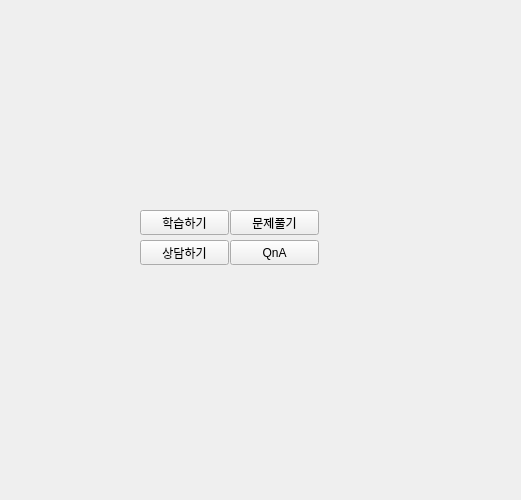
<?xml version="1.0" encoding="UTF-8"?>
<ui version="4.0">
 <class>Dialog</class>
 <widget class="QDialog" name="Dialog">
  <property name="geometry">
   <rect>
    <x>0</x>
    <y>0</y>
    <width>521</width>
    <height>500</height>
   </rect>
  </property>
  <property name="windowTitle">
   <string>Dialog</string>
  </property>
  <widget class="QStackedWidget" name="stackedWidget">
   <property name="geometry">
    <rect>
     <x>0</x>
     <y>0</y>
     <width>521</width>
     <height>500</height>
    </rect>
   </property>
   <property name="currentIndex">
    <number>3</number>
   </property>
   <widget class="QWidget" name="login_main">
    <widget class="QLabel" name="label">
     <property name="geometry">
      <rect>
       <x>110</x>
       <y>30</y>
       <width>300</width>
       <height>50</height>
      </rect>
     </property>
     <property name="font">
      <font>
       <pointsize>20</pointsize>
      </font>
     </property>
     <property name="text">
      <string>Education Application</string>
     </property>
     <property name="alignment">
      <set>Qt::AlignCenter</set>
     </property>
    </widget>
    <widget class="QPushButton" name="gotosignin">
     <property name="geometry">
      <rect>
       <x>160</x>
       <y>140</y>
       <width>200</width>
       <height>100</height>
      </rect>
     </property>
     <property name="text">
      <string>SIGN IN</string>
     </property>
    </widget>
    <widget class="QPushButton" name="gotosignup">
     <property name="geometry">
      <rect>
       <x>160</x>
       <y>270</y>
       <width>200</width>
       <height>100</height>
      </rect>
     </property>
     <property name="text">
      <string>SIGN UP</string>
     </property>
    </widget>
   </widget>
   <widget class="QWidget" name="signin">
    <widget class="QLabel" name="label_2">
     <property name="geometry">
      <rect>
       <x>220</x>
       <y>30</y>
       <width>111</width>
       <height>21</height>
      </rect>
     </property>
     <property name="text">
      <string>student login</string>
     </property>
     <property name="alignment">
      <set>Qt::AlignCenter</set>
     </property>
    </widget>
    <widget class="QLineEdit" name="inputpw">
     <property name="geometry">
      <rect>
       <x>200</x>
       <y>270</y>
       <width>113</width>
       <height>25</height>
      </rect>
     </property>
     <property name="placeholderText">
      <string>Password</string>
     </property>
    </widget>
    <widget class="QLineEdit" name="inputid">
     <property name="geometry">
      <rect>
       <x>200</x>
       <y>230</y>
       <width>113</width>
       <height>25</height>
      </rect>
     </property>
     <property name="placeholderText">
      <string>ID</string>
     </property>
    </widget>
    <widget class="QPushButton" name="findbtn">
     <property name="geometry">
      <rect>
       <x>200</x>
       <y>320</y>
       <width>89</width>
       <height>25</height>
      </rect>
     </property>
     <property name="text">
      <string>find id/pw</string>
     </property>
    </widget>
    <widget class="QGroupBox" name="groupBox_2">
     <property name="geometry">
      <rect>
       <x>180</x>
       <y>120</y>
       <width>171</width>
       <height>81</height>
      </rect>
     </property>
     <property name="title">
      <string/>
     </property>
     <widget class="QRadioButton" name="radioButton_3">
      <property name="geometry">
       <rect>
        <x>10</x>
        <y>30</y>
        <width>112</width>
        <height>23</height>
       </rect>
      </property>
      <property name="text">
       <string>학생</string>
      </property>
     </widget>
     <widget class="QRadioButton" name="radioButton_4">
      <property name="geometry">
       <rect>
        <x>10</x>
        <y>50</y>
        <width>112</width>
        <height>23</height>
       </rect>
      </property>
      <property name="text">
       <string>교사</string>
      </property>
     </widget>
    </widget>
   </widget>
   <widget class="QWidget" name="signup">
    <widget class="QGroupBox" name="groupBox">
     <property name="geometry">
      <rect>
       <x>40</x>
       <y>190</y>
       <width>171</width>
       <height>81</height>
      </rect>
     </property>
     <property name="title">
      <string/>
     </property>
     <widget class="QRadioButton" name="radioButton">
      <property name="geometry">
       <rect>
        <x>10</x>
        <y>30</y>
        <width>112</width>
        <height>23</height>
       </rect>
      </property>
      <property name="text">
       <string>학생</string>
      </property>
     </widget>
     <widget class="QRadioButton" name="radioButton_2">
      <property name="geometry">
       <rect>
        <x>10</x>
        <y>50</y>
        <width>112</width>
        <height>23</height>
       </rect>
      </property>
      <property name="text">
       <string>교사</string>
      </property>
     </widget>
    </widget>
    <widget class="QLineEdit" name="newpw">
     <property name="geometry">
      <rect>
       <x>290</x>
       <y>210</y>
       <width>113</width>
       <height>25</height>
      </rect>
     </property>
     <property name="placeholderText">
      <string>Password</string>
     </property>
    </widget>
    <widget class="QLineEdit" name="newpwchk">
     <property name="geometry">
      <rect>
       <x>290</x>
       <y>240</y>
       <width>113</width>
       <height>25</height>
      </rect>
     </property>
     <property name="placeholderText">
      <string>Password check</string>
     </property>
    </widget>
    <widget class="QLineEdit" name="newname">
     <property name="geometry">
      <rect>
       <x>290</x>
       <y>270</y>
       <width>113</width>
       <height>25</height>
      </rect>
     </property>
     <property name="placeholderText">
      <string>Name</string>
     </property>
    </widget>
    <widget class="QLineEdit" name="newid">
     <property name="geometry">
      <rect>
       <x>290</x>
       <y>180</y>
       <width>113</width>
       <height>25</height>
      </rect>
     </property>
     <property name="placeholderText">
      <string>ID</string>
     </property>
    </widget>
    <widget class="QLineEdit" name="newphone">
     <property name="geometry">
      <rect>
       <x>290</x>
       <y>300</y>
       <width>113</width>
       <height>25</height>
      </rect>
     </property>
     <property name="placeholderText">
      <string>Phone</string>
     </property>
    </widget>
    <widget class="QPushButton" name="idchkbtn">
     <property name="geometry">
      <rect>
       <x>410</x>
       <y>180</y>
       <width>89</width>
       <height>25</height>
      </rect>
     </property>
     <property name="text">
      <string>중복확인</string>
     </property>
    </widget>
   </widget>
   <widget class="QWidget" name="page_2">
    <widget class="QPushButton" name="pushButton_2">
     <property name="geometry">
      <rect>
       <x>140</x>
       <y>210</y>
       <width>89</width>
       <height>25</height>
      </rect>
     </property>
     <property name="text">
      <string>학습하기</string>
     </property>
    </widget>
    <widget class="QPushButton" name="pushButton_3">
     <property name="geometry">
      <rect>
       <x>230</x>
       <y>210</y>
       <width>89</width>
       <height>25</height>
      </rect>
     </property>
     <property name="text">
      <string>문제풀기</string>
     </property>
    </widget>
    <widget class="QPushButton" name="pushButton_4">
     <property name="geometry">
      <rect>
       <x>140</x>
       <y>240</y>
       <width>89</width>
       <height>25</height>
      </rect>
     </property>
     <property name="text">
      <string>상담하기</string>
     </property>
    </widget>
    <widget class="QPushButton" name="pushButton_5">
     <property name="geometry">
      <rect>
       <x>230</x>
       <y>240</y>
       <width>89</width>
       <height>25</height>
      </rect>
     </property>
     <property name="text">
      <string>QnA</string>
     </property>
    </widget>
   </widget>
  </widget>
 </widget>
 <resources/>
 <connections/>
</ui>
